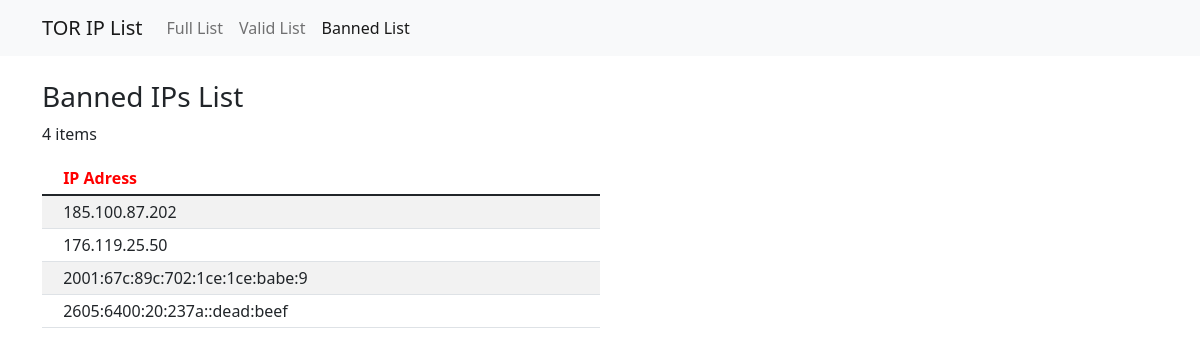
The app's page /bannedList, older data.
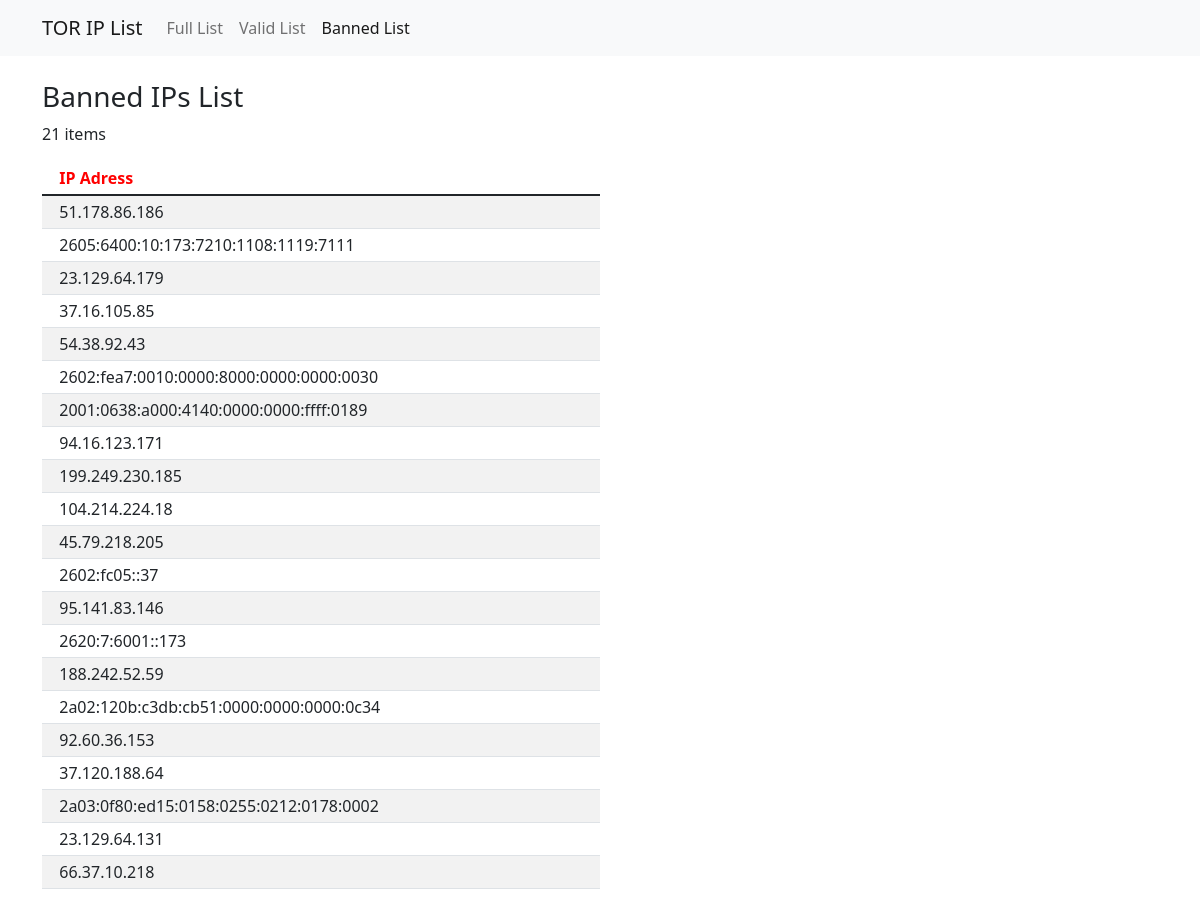
The same page, newer data.
### tables this page shows
CREATE TABLE banned_ip (
                ip_address TEXT PRIMARY KEY
            );

### main.py (the view)
@cross_origin(supports_credentials=True)
@app.get('/bannedList')
def BannedList():
    resp = server_getBannedList()
    if request.is_json:
        resp = make_response(jsonify(resp))
        resp.headers['Access-Control-Allow-Origin'] = '*'
        return resp
    else:
        return render_template('bannedList.html', len = len(resp), ips = resp)

### src/app_server.py (called while the page is built)
def server_getBannedList():
    return db_GetList('banned')

### src/database/ipDB.py (called while the page is built)
def db_connect_to_db():
    conn = sl.connect('src/database/ips_tor.db')
    return conn

def db_GetList(query_type):
    db_SetDB()
    conn = db_connect_to_db()
    c = conn.cursor()
    if(query_type == 'banned'):
        data = c.execute(query_banned)
    elif(query_type == 'full'):
        data = c.execute(query_full)
    ret = []
    for row in data:
        ret.append(row[0])
    conn.close()
    return ret

def db_verifDB():
    conn = db_connect_to_db()
    c = conn.cursor()
    data = c.execute(sql_verif)
    if (data.fetchone()[0]==1):
        conn.close()
        return True
    else:
        conn.close()
        return False

def db_SetDB():
    if not db_verifDB():
        print("Generating Database...")
        db_createBannedTable()
        db_CreateFullListTable()

### templates/bannedList.html
{% extends 'base.html' %}
{% set active_page = "BannedList" %}
{% block content %}
<h3>Banned IPs List</h3>
<p>{{len}} items</p>
<table class="table table-striped table-sm" style="width: 50%;">
    <thead>
        <tr style="color: red; ">
            <th scope="col"></th>
            <th scope="col">IP Adress</th>
        </tr>
    </thead>
    <tbody>
        {%for i in range(0, len)%}
        <tr>
            <td></td>
            <td>{{ips[i]}}</td>
        </tr>
        {%endfor%}
    </tbody>
</table>
{% endblock %}

### templates/base.html (shortened to what this page needs)
<!doctype html>
<html>
<head>
    <link href="https://cdn.jsdelivr.net/npm/bootstrap@5.1.3/dist/css/bootstrap.min.css" rel="stylesheet"
>
</head>
<body>
    {% include 'navbar.html' %}
    <br>
    <div class="container">
        {% block content %}
        {% endblock %}
    </div>
</body>
</html>

### templates/navbar.html (shortened to what this page needs)
<nav class="navbar navbar-expand-sm navbar-light bg-light">
    <div class="container">
      <a class="navbar-brand" href="{{ url_for('Index') }}">TOR IP List</a>
      <div class="collapse navbar-collapse" id="navbarNav">
        <ul class="navbar-nav">
          <li class="nav-item">
            <a class="nav-link {{ 'active' if active_page == 'FullList' else '' }}" aria-current="page" href="{{ url_for('FullList') }}">Full List</a>
          </li>
          <li class="nav-item">
            <a class="nav-link {{ 'active' if active_page == 'ValidList' else '' }}" aria-current="page" href="{{ url_for('ValidList') }}">Valid List</a>
          </li>
          <li class="nav-item">
            <a class="nav-link {{ 'active' if active_page == 'BannedList' else '' }}" aria-current="page" href="{{ url_for('BannedList') }}">Banned List</a>
          </li>
        </ul>
      </div>
    </div>
  </nav>

Row changes from the older to the newer data that the page shows:
removed banned_ip: ip_address "185.100.87.202"
removed banned_ip: ip_address "176.119.25.50"
removed banned_ip: ip_address "2001:67c:89c:702:1ce:1ce:babe:9"
removed banned_ip: ip_address "2605:6400:20:237a::dead:beef"
added banned_ip: ip_address "51.178.86.186"
added banned_ip: ip_address "2605:6400:10:173:7210:1108:1119:7111"
added banned_ip: ip_address "23.129.64.179"
added banned_ip: ip_address "37.16.105.85"
added banned_ip: ip_address "54.38.92.43"
added banned_ip: ip_address "2602:fea7:0010:0000:8000:0000:0000:0030"
added banned_ip: ip_address "2001:0638:a000:4140:0000:0000:ffff:0189"
added banned_ip: ip_address "94.16.123.171"
added banned_ip: ip_address "199.249.230.185"
added banned_ip: ip_address "104.214.224.18"
added banned_ip: ip_address "45.79.218.205"
added banned_ip: ip_address "2602:fc05::37"
added banned_ip: ip_address "95.141.83.146"
added banned_ip: ip_address "2620:7:6001::173"
added banned_ip: ip_address "188.242.52.59"
added banned_ip: ip_address "2a02:120b:c3db:cb51:0000:0000:0000:0c34"
added banned_ip: ip_address "92.60.36.153"
added banned_ip: ip_address "37.120.188.64"
added banned_ip: ip_address "2a03:0f80:ed15:0158:0255:0212:0178:0002"
added banned_ip: ip_address "23.129.64.131"
added banned_ip: ip_address "66.37.10.218"
Text that changed along with them:
{{ len }}: "4" → "21"
